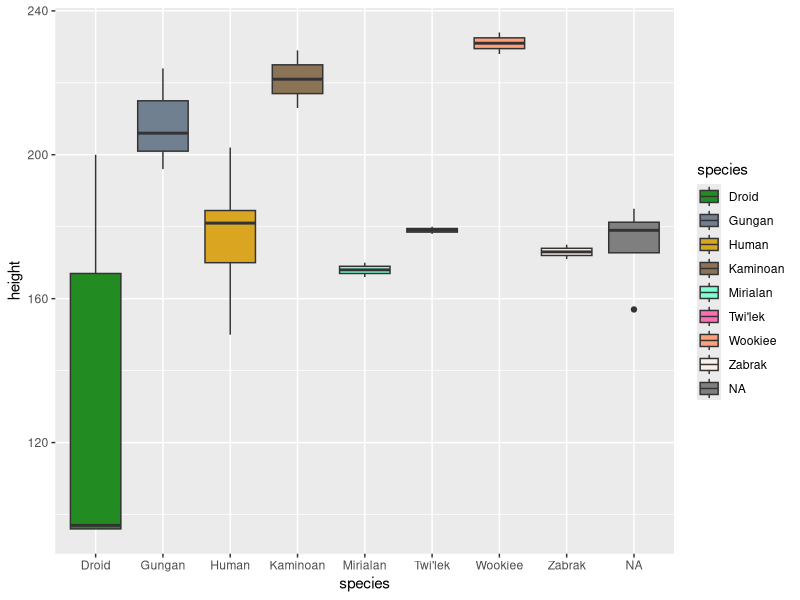
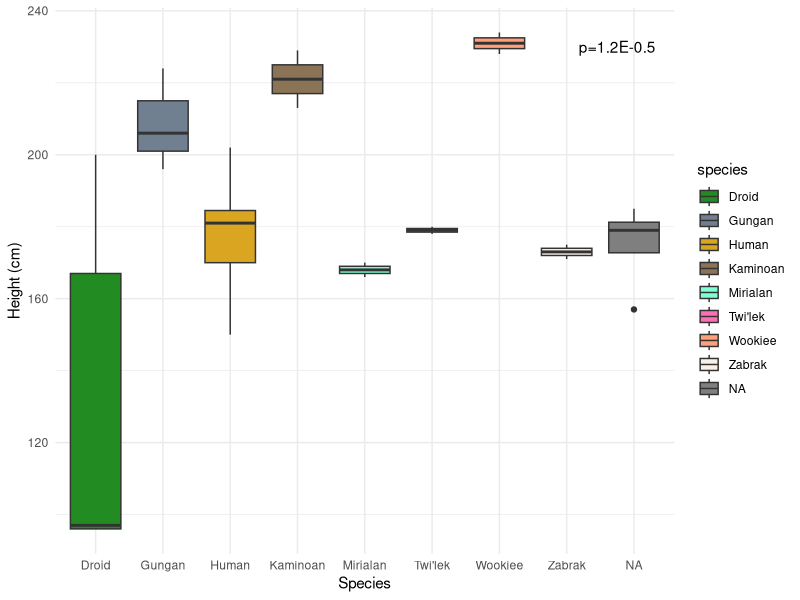
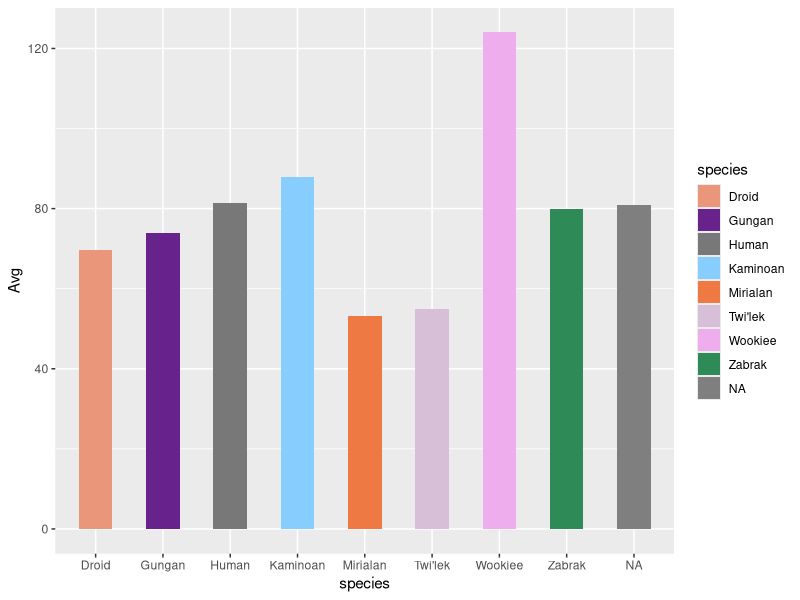
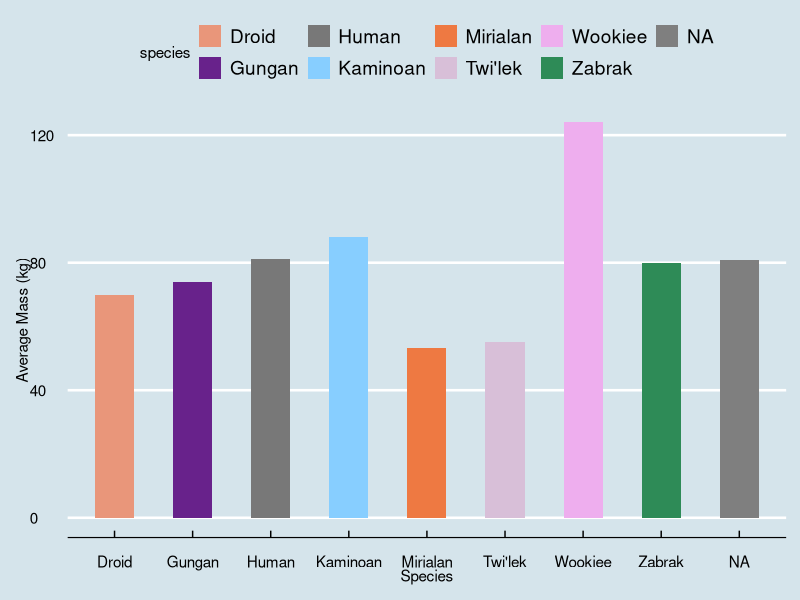
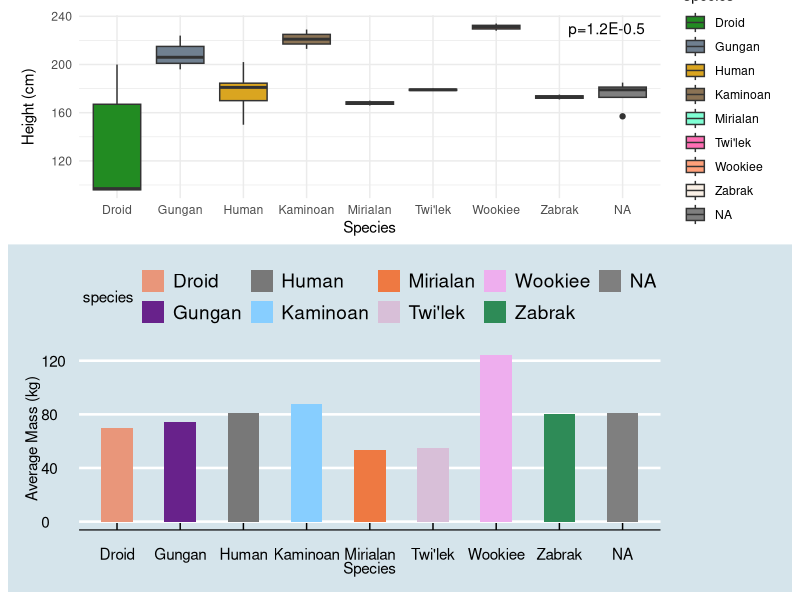

Write the R code that produced these figures, in order.
## ---- chunk 1
library(tidyverse)
view(starwars)

newtibble <- starwars %>%
  group_by(species) %>%
  summarize(TotalNumber=n()) %>%
  filter(TotalNumber>1)
newtibble

sw <- starwars %>%
  filter(species %in% newtibble$species)
## ---- chunk 2
anyNA(sw)
sw
clean <- sw[complete.cases(sw[,2]),]
clean
clean2 <-group_by(clean, species)
summarize(clean2, mean(height), median(height), sd(height))
## ---- chunk 3
palete <- c("forestgreen", "slategray", "goldenrod", "burlywood4", "aquamarine1", "hotpink1", "lightsalmon", "linen", "tan")
p1 <- ggplot(data=clean2, mapping=aes(x=species, y=height, fill=species)) + geom_boxplot() + scale_fill_manual(values=palete)
p1
p2 <- p1 + theme_minimal(base_family = "sans") + labs(y="Height (cm)", x="Species") + annotate(geom="text", label="p=1.2E-0.5", x=8.75, y=230)
p2
## ---- chunk 4
library(ggthemes)
newtibble <- starwars %>%
  group_by(species) %>%
  summarize(TotalNumber=n()) %>%
  filter(TotalNumber>1)
newtibble

sw <- starwars %>%
  filter(species %in% newtibble$species)

sw

anyNA(sw)
sw
clean <- sw[complete.cases(sw[,2]),]
clean
clean2 <-group_by(clean, species)
test<-summarize(clean2, Avg=mean(mass, na.rm=T), median(mass, na.rm=T), sd(mass, na.rm=T), sum(mass, na.rm=T))

palete <- c("darksalmon", "darkorchid4", "gray47", "skyblue1", "sienna2", "thistle", "plum2", "seagreen", "midnightblue")
# factors puts them in a certain order and lets you manually reorder via the levels argument 
# test$species <- factor(test$species, levels = c("Human", "Droid", "Gungan", "Kaminoan", "Mirialan", "Twi'lek",  "Wookiee",  "Zabrak"))
g1 <- ggplot(data=test, mapping=aes(x=species, y=Avg, fill=species)) +  geom_bar(stat="identity", position = "dodge", width=.5) + scale_fill_manual(values=palete) 
g1
g2 <- g1 + theme_economist(base_family = "sans") + labs(y="Average Mass (kg)", x="Species")
g2
## ---- chunk 5
library(patchwork)
p2 / g2
